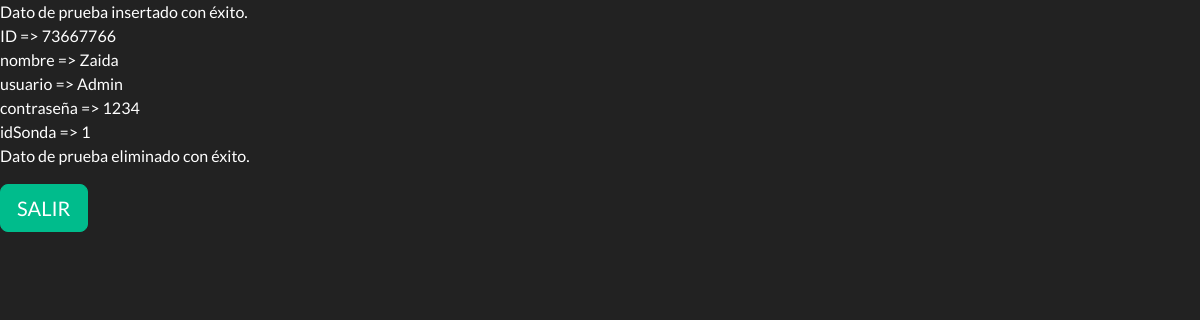
Page /tests/test_bd_Usuarios.php on the earlier database version.
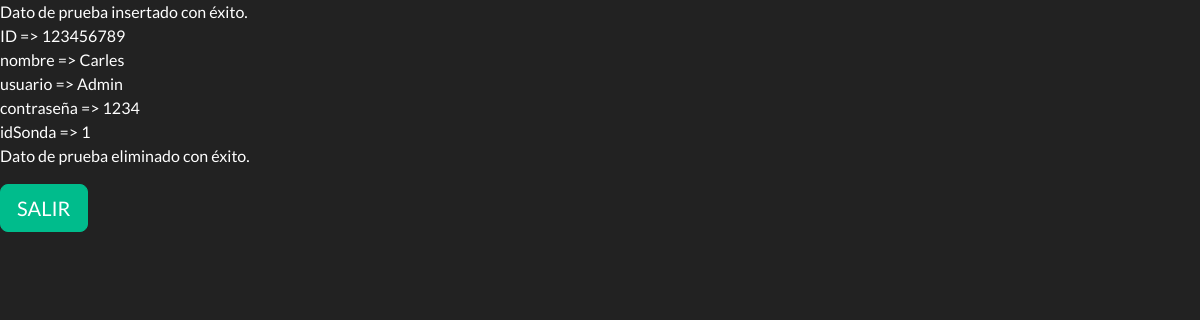
Same page on the later database version.
### tables this page shows
CREATE TABLE `usuarios` (
  `ID` int(15) NOT NULL,
  `nombre` char(25) NOT NULL,
  `usuario` char(15) NOT NULL,
  `contraseña` char(15) NOT NULL,
  `idSonda` int(15) NOT NULL
);

### tests/test_bd_Usuarios.php (the view, shortened to what this page needs)
<link rel="stylesheet" href="../css/bootstrap.min.css" />
<?php
$servername = "localhost";
$username = "root";
$password = "";
$dbname = "proyecto3a";
$conn = new mysqli($servername, $username, $password, $dbname);
$test_data = "INSERT INTO usuarios (nombre, usuario,contraseña,idSonda) VALUES ('hola','holaUsuario','holaContraseña','33')";
if ($conn->query($test_data) === TRUE) {
    $sql = "SELECT * FROM usuarios ORDER BY id DESC LIMIT 1";
    $result = $conn->query($sql);
    $row = $result->fetch_assoc();
    foreach($row as $key => $value) {
        echo $key . " => " . $value . "<br>";
    }
} else {
    echo "Error al insertar el dato de prueba: " . $conn->error . "<br>";
}
$delete_test_data = "DELETE FROM usuarios WHERE nombre='hola' AND usuario='holaUsuario' AND contraseña='holaContraseña' AND idSonda='33'";
if ($conn->query($delete_test_data) === TRUE) {
    echo "Dato de prueba eliminado con éxito.<br>";
} else {
    echo "Error al eliminar el dato de prueba: " . $conn->error . "<br>";
}
?>
<p class="lead">
    <a class="btn btn-success btn-lg" href="../index.php" role="button">SALIR</a>
</p>

Differences in the rows shown:
removed usuarios: ID "73667766", nombre "Zaida", usuario "Admin", contraseña "1234", idSonda "1"
added usuarios: ID "123456789", nombre "Carles", usuario "Admin", contraseña "1234", idSonda "1"
Other differences:
new list line: "ID =>"
new list line: "nombre =>"
list line gone: "ID =>"
list line gone: "nombre =>"
